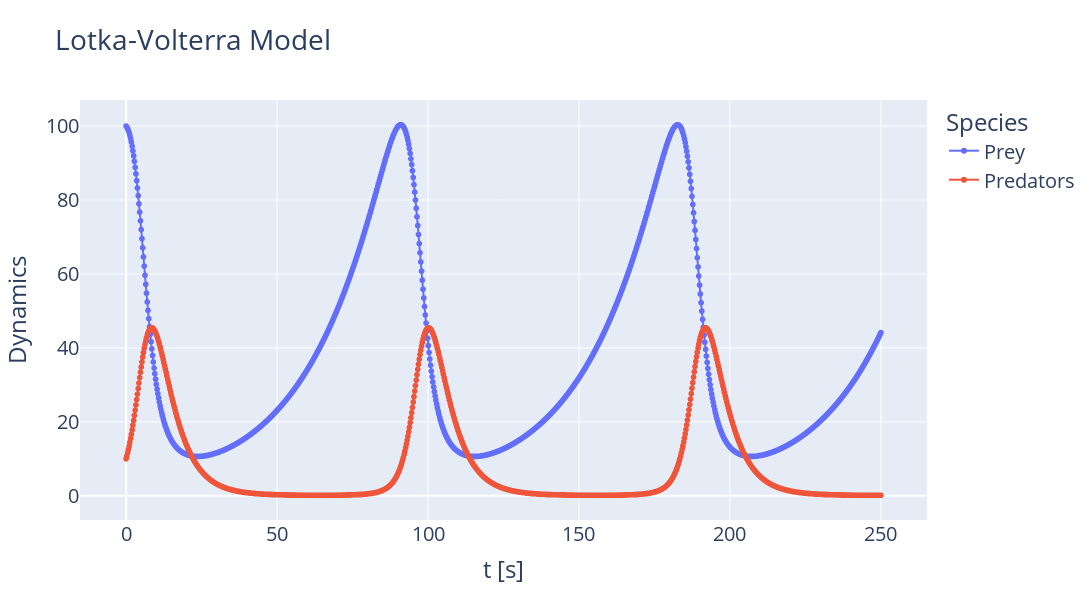

Here is the notebook cell this chart was saved with:
### Code cell
fig = px.line(df , x='t[s]', title='Lotka-Volterra Model', y=['Prey', 'Predators'], 
              labels={'value':'Dynamics', 'variable':'Species', 't[s]':'t [s]'},
              markers=True, height=600, width=1200)
fig.update_layout(font=dict(size=20))
fig.show()

### Figure 1 — Plotly figure (JSON) as saved in the notebook; plotly's stock layout.template omitted (floating-point values rounded to 4 significant figures; data arrays with more than 128 entries replaced by an {"elided": "..."} marker saying what was removed)
{"data": [{"hovertemplate": "Species=Prey<br>t [s]=%{x}<br>Dynamics=%{y}<extra></extra>", "legendgroup": "Prey", "line": {"color": "#636efa", "dash": "solid"}, "marker": {"symbol": "circle"}, "mode": "markers+lines", "name": "Prey", "showlegend": true, "type": "scattergl", "x": {"elided": "1000 float values"}, "xaxis": "x", "y": {"elided": "1000 float values"}, "yaxis": "y"}, {"hovertemplate": "Species=Predators<br>t [s]=%{x}<br>Dynamics=%{y}<extra></extra>", "legendgroup": "Predators", "line": {"color": "#EF553B", "dash": "solid"}, "marker": {"symbol": "circle"}, "mode": "markers+lines", "name": "Predators", "showlegend": true, "type": "scattergl", "x": {"elided": "1000 float values"}, "xaxis": "x", "y": {"elided": "1000 float values"}, "yaxis": "y"}], "layout": {"font": {"size": 20}, "height": 600, "legend": {"title": {"text": "Species"}, "tracegroupgap": 0}, "title": {"text": "Lotka-Volterra Model"}, "width": 1200, "xaxis": {"anchor": "y", "domain": [0, 1], "title": {"text": "t [s]"}}, "yaxis": {"anchor": "x", "domain": [0, 1], "title": {"text": "Dynamics"}}}}
